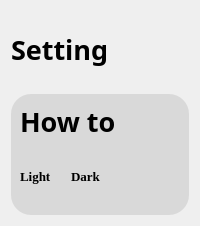
      <widget class="QWidget" name="page_5">
       <layout class="QVBoxLayout" name="verticalLayout_27">
        <item>
         <spacer name="verticalSpacer_18">
          <property name="orientation">
           <enum>Qt::Vertical</enum>
          </property>
          <property name="sizeType">
           <enum>QSizePolicy::Fixed</enum>
          </property>
          <property name="sizeHint" stdset="0">
           <size>
            <width>20</width>
            <height>20</height>
           </size>
          </property>
         </spacer>
        </item>
        <item>
         <widget class="QLabel" name="label_30">
          <property name="sizePolicy">
           <sizepolicy hsizetype="Preferred" vsizetype="Fixed">
            <horstretch>0</horstretch>
            <verstretch>0</verstretch>
           </sizepolicy>
          </property>
          <property name="font">
           <font>
            <family>黑体</family>
            <pointsize>20</pointsize>
            <bold>true</bold>
           </font>
          </property>
          <property name="text">
           <string>Setting</string>
          </property>
         </widget>
        </item>
        <item>
         <spacer name="verticalSpacer_17">
          <property name="orientation">
           <enum>Qt::Vertical</enum>
          </property>
          <property name="sizeType">
           <enum>QSizePolicy::Fixed</enum>
          </property>
          <property name="sizeHint" stdset="0">
           <size>
            <width>20</width>
            <height>20</height>
           </size>
          </property>
         </spacer>
        </item>
        <item>
         <widget class="QFrame" name="frame_22">
          <property name="styleSheet">
           <string notr="true">background-color:rgba(217,217,217);
border:none;
border-radius:20px;</string>
          </property>
          <property name="frameShape">
           <enum>QFrame::StyledPanel</enum>
          </property>
          <property name="frameShadow">
           <enum>QFrame::Raised</enum>
          </property>
          <layout class="QVBoxLayout" name="verticalLayout_28">
           <item>
            <widget class="QLabel" name="label_31">
             <property name="font">
              <font>
               <family>黑体</family>
               <pointsize>20</pointsize>
               <bold>true</bold>
              </font>
             </property>
             <property name="text">
              <string>How to</string>
             </property>
            </widget>
           </item>
           <item>
            <widget class="QLabel" name="label_32">
             <property name="text">
              <string/>
             </property>
             <property name="pixmap">
              <pixmap resource="resource.qrc">:/camera.png</pixmap>
             </property>
            </widget>
           </item>
           <item>
            <layout class="QHBoxLayout" name="horizontalLayout_12">
             <item>
              <widget class="QLabel" name="label_34">
               <property name="font">
                <font>
                 <family>Times New Roman</family>
                 <pointsize>10</pointsize>
                 <bold>true</bold>
                </font>
               </property>
               <property name="text">
                <string>Light</string>
               </property>
              </widget>
             </item>
             <item>
              <widget class="QLabel" name="label_33">
               <property name="text">
                <string/>
               </property>
               <property name="pixmap">
                <pixmap resource="resource.qrc">:/action.png</pixmap>
               </property>
              </widget>
             </item>
             <item>
              <widget class="QLabel" name="label_35">
               <property name="font">
                <font>
                 <family>Times New Roman</family>
                 <pointsize>10</pointsize>
                 <bold>true</bold>
                </font>
               </property>
               <property name="text">
                <string>Dark</string>
               </property>
              </widget>
             </item>
             <item>
              <spacer name="horizontalSpacer_20">
               <property name="orientation">
                <enum>Qt::Horizontal</enum>
               </property>
               <property name="sizeHint" stdset="0">
                <size>
                 <width>40</width>
                 <height>20</height>
                </size>
               </property>
              </spacer>
             </item>
            </layout>
           </item>
           <item>
            <widget class="QLabel" name="label_36">
             <property name="text">
              <string/>
             </property>
             <property name="pixmap">
              <pixmap resource="resource.qrc">:/bottom.png</pixmap>
             </property>
            </widget>
           </item>
          </layout>
         </widget>
        </item>
       </layout>
      </widget>
